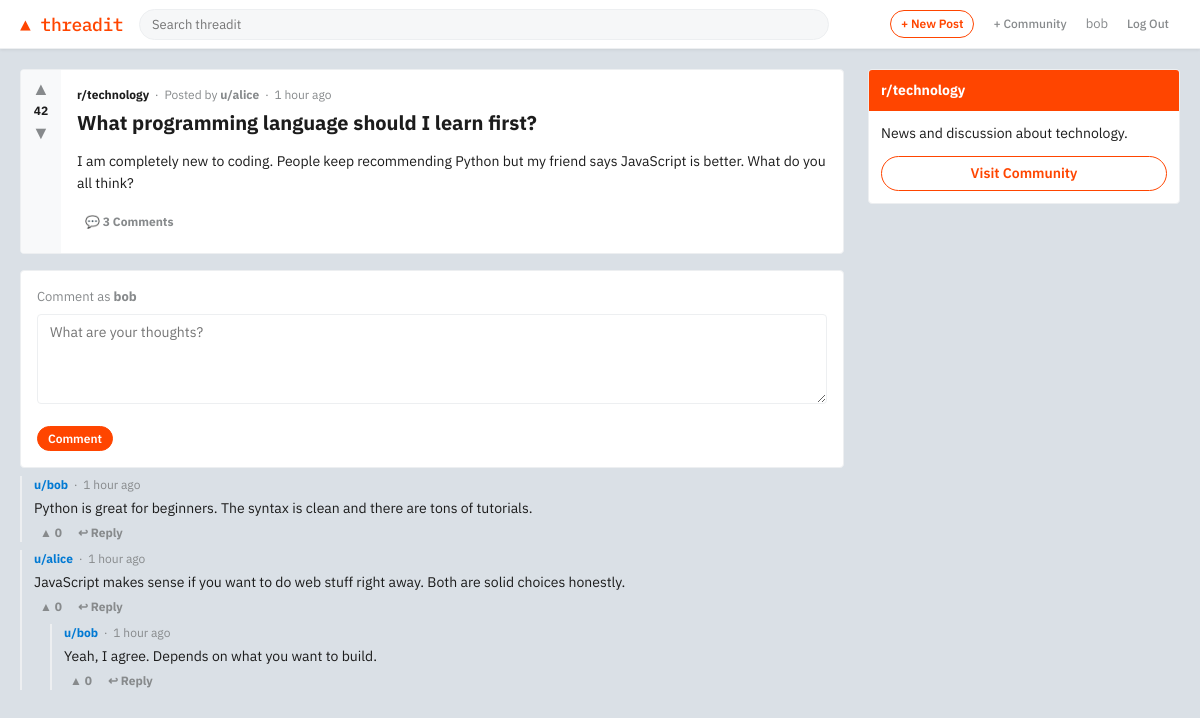
Page /post/1/ (signed in) on the committed database.
### forum/models.py (models this page shows, shortened)
class Post(models.Model):
    title = models.CharField(max_length=300)
    body = models.TextField(blank=True)
    author = models.ForeignKey(
        User, on_delete=models.CASCADE, related_name="posts"
    )
    community = models.ForeignKey(
        Community, on_delete=models.CASCADE, related_name="posts"
    )
    upvotes = models.IntegerField(default=0)
    created_at = models.DateTimeField(auto_now_add=True)
    updated_at = models.DateTimeField(auto_now=True)
    class Meta:
        ordering = ["-created_at"]
    def comment_count(self):
        return self.comments.count()

class Community(models.Model):
    name = models.CharField(max_length=50, unique=True)
    description = models.TextField(blank=True)
    created_at = models.DateTimeField(auto_now_add=True)
    created_by = models.ForeignKey(
        User, on_delete=models.SET_NULL, null=True, related_name="communities"
    )
    class Meta:
        verbose_name_plural = "communities"
        ordering = ["name"]

class Comment(models.Model):
    post = models.ForeignKey(
        Post, on_delete=models.CASCADE, related_name="comments"
    )
    author = models.ForeignKey(
        User, on_delete=models.CASCADE, related_name="comments"
    )
    parent = models.ForeignKey(
        "self", on_delete=models.CASCADE, null=True, blank=True, related_name="replies"
    )
    body = models.TextField()
    upvotes = models.IntegerField(default=0)
    created_at = models.DateTimeField(auto_now_add=True)
    class Meta:
        ordering = ["created_at"]

### forum/views.py (the view, shortened to what this page needs)
# urls.py: path("post/<int:pk>/", views.post_detail, name="post_detail"),
def post_detail(request, pk):
    post = get_object_or_404(Post, pk=pk)
    comments = Comment.objects.filter(post=post, parent=None).prefetch_related(
        "replies__author", "author"
    )
    form = CommentForm()
    context = {"post": post, "comments": comments, "form": form}
    return render(request, "forum/post_detail.html", context)

### forum/forms.py
class CommentForm(forms.ModelForm):
    class Meta:
        model = Comment
        fields = ["body"]
        widgets = {
            "body": forms.Textarea(attrs={"placeholder": "What are your thoughts?", "rows": 4}),
        }
        labels = {"body": ""}

### templates/forum/post_detail.html (shortened to what this page needs)
{% extends "forum/base.html" %}
{% block content %}
<div class="page-wrapper">
  <main>
    <div class="post-detail-card">
      <div class="post-detail-inner">
        <div class="vote-col">
          <button class="vote-btn">&#9650;</button>
          <span class="vote-count">{{ post.upvotes }}</span>
          <button class="vote-btn">&#9660;</button>
        </div>
        <div class="post-detail-content">
          <div class="post-meta">
            <a href="{% url 'community_detail' post.community.name %}" style="font-weight:700;color:#1c1c1c;">r/{{ post.community.name }}</a>
            &nbsp;·&nbsp; Posted by <a href="#">u/{{ post.author.username }}</a>
            &nbsp;·&nbsp; {{ post.created_at|timesince }} ago
          </div>
          <h1 style="font-size:20px;font-weight:700;margin-bottom:8px;">{{ post.title }}</h1>
          {% if post.body %}
            <div class="post-full-body">{{ post.body|linebreaks }}</div>
          {% endif %}
          <div class="post-actions">
            <span class="post-action-btn">&#128172; {{ post.comment_count }} Comment{{ post.comment_count|pluralize }}</span>
          </div>
        </div>
      </div>
    </div>
    <div class="comment-form-card">
      {% if user.is_authenticated %}
        <p>Comment as <strong>{{ user.username }}</strong></p>
        <form method="post">
          {% for field in form %}
            <div class="form-group">
              {{ field }}
            </div>
          {% endfor %}
          <button type="submit" class="btn btn-primary btn-sm">Comment</button>
        </form>
      {% else %}
        <p>
          <a href="{% url 'login' %}">Log in</a> or
          <a href="{% url 'register' %}">sign up</a> to leave a comment.
        </p>
      {% endif %}
    </div>
    <div class="comments-section">
      {% if comments %}
        {% for comment in comments %}
          {% include "forum/comment.html" with comment=comment depth=0 %}
        {% endfor %}
      {% else %}
        <div class="empty-state" style="padding:24px;">
          <p>No comments yet — be the first!</p>
        </div>
      {% endif %}
    </div>
  </main>
  <aside class="sidebar">
    <div class="sidebar-card">
      <div class="sidebar-card-header">r/{{ post.community.name }}</div>
      <div class="sidebar-card-body">
        <p>{{ post.community.description|default:"A community on Threadit." }}</p>
        <a href="{% url 'community_detail' post.community.name %}" class="btn btn-outline" style="width:100%;justify-content:center;">Visit Community</a>
      </div>
    </div>
  </aside>
</div>
{% endblock %}

### templates/forum/base.html (shortened to what this page needs)
<!DOCTYPE html>
<html lang="en">
<head>
  {% load static %}
  <link rel="stylesheet" href="{% static 'css/style.css' %}">
</head>
<body>
<nav class="navbar">
  <div class="nav-inner">
    <a href="{% url 'home' %}" class="nav-logo">&#9650; threadit</a>
    <div class="nav-search">
      <form method="get" action="{% url 'home' %}">
        <input type="text" name="q" placeholder="Search threadit" value="{{ request.GET.q }}">
      </form>
    </div>
    <div class="nav-actions">
      {% if user.is_authenticated %}
        <a href="{% url 'create_post' %}" class="btn btn-outline btn-sm">+ New Post</a>
        <a href="{% url 'create_community' %}" class="btn btn-ghost btn-sm">+ Community</a>
        <span class="text-muted" style="font-size:13px;">{{ user.username }}</span>
        <a href="{% url 'logout' %}" class="btn btn-ghost btn-sm">Log Out</a>
      {% else %}
        <a href="{% url 'login' %}" class="btn btn-outline btn-sm">Log In</a>
        <a href="{% url 'register' %}" class="btn btn-primary btn-sm">Sign Up</a>
      {% endif %}
    </div>
  </div>
</nav>
{% block content %}{% endblock %}
</body>
</html>

### templates/forum/comment.html (shortened to what this page needs)
<div class="comment" style="{% if depth > 0 %}margin-left:16px;{% endif %}">
  <div class="comment-header">
    <strong>u/{{ comment.author.username }}</strong>
    &nbsp;·&nbsp; {{ comment.created_at|timesince }} ago
  </div>
  <div class="comment-body">{{ comment.body|linebreaks }}</div>
  <div class="comment-actions">
    <button class="comment-action">&#9650; {{ comment.upvotes }}</button>
    {% if user.is_authenticated %}
      <button class="comment-action" onclick="setReply({{ comment.pk }})">&#8617; Reply</button>
    {% endif %}
  </div>
  {% if comment.replies.all %}
    <div class="replies">
      {% for reply in comment.replies.all %}
        {% include "forum/comment.html" with comment=reply depth=1 %}
      {% endfor %}
    </div>
  {% endif %}
</div>

### rows in the picture
Post: upvotes "42", community.name "technology", author.username "alice", created_at "1 hour", title "What programming language should I learn first?", body "I am completely new to coding. People keep recommending Python but my friend says JavaScript is better. What do you all think?", comment_count "3", community.description "News and discussion about technology."
Comment: author.username "bob", created_at "1 hour", body "Python is great for beginners. The syntax is clean and there are tons of tutorials.", upvotes "0"
Comment: author.username "alice", created_at "1 hour", body "JavaScript makes sense if you want to do web stuff right away. Both are solid choices honestly.", upvotes "0"
Comment: author.username "bob", created_at "1 hour", body "Yeah, I agree. Depends on what you want to build.", upvotes "0"

### other values in the picture
{{ user.username }} "bob"
